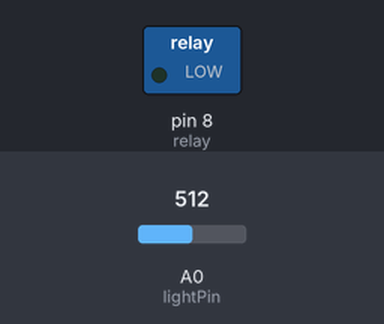
This sketch was run on a simulated Arduino Uno, built with avr-gcc and run on an emulated ATmega328P. Parts: switched loads named in the sketch (green lamp = pin HIGH). Inputs (shaded band) come from the test bench; at power-on: A0 (lightPin) = 512. What the sketch prints to the serial monitor is not drawn.

Above: at 0.1 s.
Timing chart, 0 to 1.6 s (numbered marks = the images above):
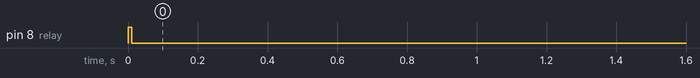

Measured:
- by itself, pin 8 (relay): HIGH → LOW at 0.01 s

The sketch:

LEDstrip.ino
```cpp
/*
  Van Code

Arduino is booted on door opening.
Aim is to have the LED strip to stay on only if it's dark enough.
If it is dark enough the lights should stay on for 2 minutes, before testing light levels again.
Lights can stay on for a maximum of 10 mins.

Relay: ----------------------------------------------------
Relay is on PIN 8.
LED wiring on the relay is on NC - so
LOW = LED ON
HIGH = LED OFF
----------------------------------------------------

Photocell: ----------------------------------------------------

           PhotoR     10K
 +5    o---/\/\/--.--/\/\/---o GND
                  |
 Pin 0 o-----------

----------------------------------------------------

*/

int relay = 8;
int lightPin = 0;
int count = 0;
int lightValue;

// the setup routine runs once when you press reset:
void setup() {
  // initialize the digital pin as an output.
  Serial.begin(9600);  //Begin serial communcation
  pinMode(relay, OUTPUT);
  pinMode(lightPin, INPUT);
  digitalWrite(relay, HIGH);    // turn the LEDs off
}

// the loop routine runs over and over again forever:
void loop() {
  while (count < 5) { // only run through this loop 5 times (max 10 minutes)
    lightValue = analogRead(lightPin);
    delay(10);
    Serial.println(lightValue); //Write the value of the photoresistor to the serial monitor
    if (lightValue < 600) { // If light sensor read less than 60
      digitalWrite(relay, LOW);   // turn the LEDs on
      Serial.print("wait 2 minutes");
      delay(120000);               // wait for a two minutes
      count++; // add 1 to count
    }
    delay(10);
    lightValue = analogRead(lightPin);
    if (lightValue > 600) {
    digitalWrite(relay, HIGH);
    }
  }
  Serial.print("count finished");
  delay(10);
}
```
